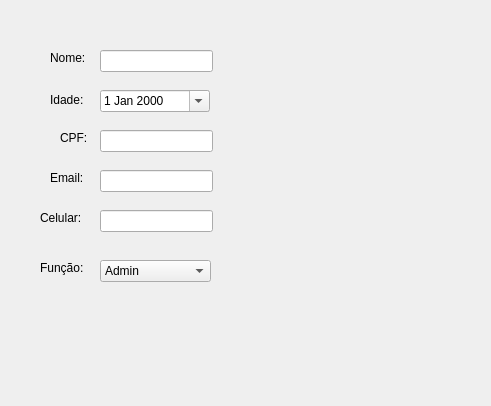
<?xml version="1.0" encoding="UTF-8"?>
<ui version="4.0">
 <class>Dialog</class>
 <widget class="QDialog" name="Dialog">
  <property name="geometry">
   <rect>
    <x>0</x>
    <y>0</y>
    <width>491</width>
    <height>406</height>
   </rect>
  </property>
  <property name="windowTitle">
   <string>Dialog</string>
  </property>
  <widget class="QLabel" name="label">
   <property name="geometry">
    <rect>
     <x>50</x>
     <y>50</y>
     <width>41</width>
     <height>16</height>
    </rect>
   </property>
   <property name="text">
    <string>Nome:</string>
   </property>
  </widget>
  <widget class="QLabel" name="label_2">
   <property name="geometry">
    <rect>
     <x>50</x>
     <y>90</y>
     <width>41</width>
     <height>20</height>
    </rect>
   </property>
   <property name="text">
    <string>Idade:</string>
   </property>
  </widget>
  <widget class="QLabel" name="label_3">
   <property name="geometry">
    <rect>
     <x>60</x>
     <y>130</y>
     <width>41</width>
     <height>16</height>
    </rect>
   </property>
   <property name="text">
    <string>CPF:</string>
   </property>
  </widget>
  <widget class="QLabel" name="label_4">
   <property name="geometry">
    <rect>
     <x>50</x>
     <y>170</y>
     <width>41</width>
     <height>16</height>
    </rect>
   </property>
   <property name="text">
    <string>Email:</string>
   </property>
  </widget>
  <widget class="QLabel" name="label_5">
   <property name="geometry">
    <rect>
     <x>40</x>
     <y>210</y>
     <width>51</width>
     <height>16</height>
    </rect>
   </property>
   <property name="text">
    <string>Celular:</string>
   </property>
  </widget>
  <widget class="QDateEdit" name="dateEditNascimento">
   <property name="geometry">
    <rect>
     <x>100</x>
     <y>90</y>
     <width>110</width>
     <height>22</height>
    </rect>
   </property>
   <property name="calendarPopup">
    <bool>true</bool>
   </property>
  </widget>
  <widget class="QLineEdit" name="lineEdit">
   <property name="geometry">
    <rect>
     <x>100</x>
     <y>130</y>
     <width>113</width>
     <height>22</height>
    </rect>
   </property>
  </widget>
  <widget class="QLineEdit" name="lineEdit_2">
   <property name="geometry">
    <rect>
     <x>100</x>
     <y>170</y>
     <width>113</width>
     <height>22</height>
    </rect>
   </property>
  </widget>
  <widget class="QLineEdit" name="lineEdit_3">
   <property name="geometry">
    <rect>
     <x>100</x>
     <y>210</y>
     <width>113</width>
     <height>22</height>
    </rect>
   </property>
  </widget>
  <widget class="QLineEdit" name="lineEdit_4">
   <property name="geometry">
    <rect>
     <x>100</x>
     <y>50</y>
     <width>113</width>
     <height>22</height>
    </rect>
   </property>
  </widget>
  <widget class="QComboBox" name="comboBox">
   <property name="geometry">
    <rect>
     <x>100</x>
     <y>260</y>
     <width>111</width>
     <height>22</height>
    </rect>
   </property>
   <property name="editable">
    <bool>false</bool>
   </property>
   <item>
    <property name="text">
     <string>Admin</string>
    </property>
   </item>
   <item>
    <property name="text">
     <string>Vendedor</string>
    </property>
   </item>
  </widget>
  <widget class="QLabel" name="label_6">
   <property name="geometry">
    <rect>
     <x>40</x>
     <y>260</y>
     <width>55</width>
     <height>16</height>
    </rect>
   </property>
   <property name="text">
    <string>Função:</string>
   </property>
  </widget>
 </widget>
 <resources/>
 <connections/>
</ui>
